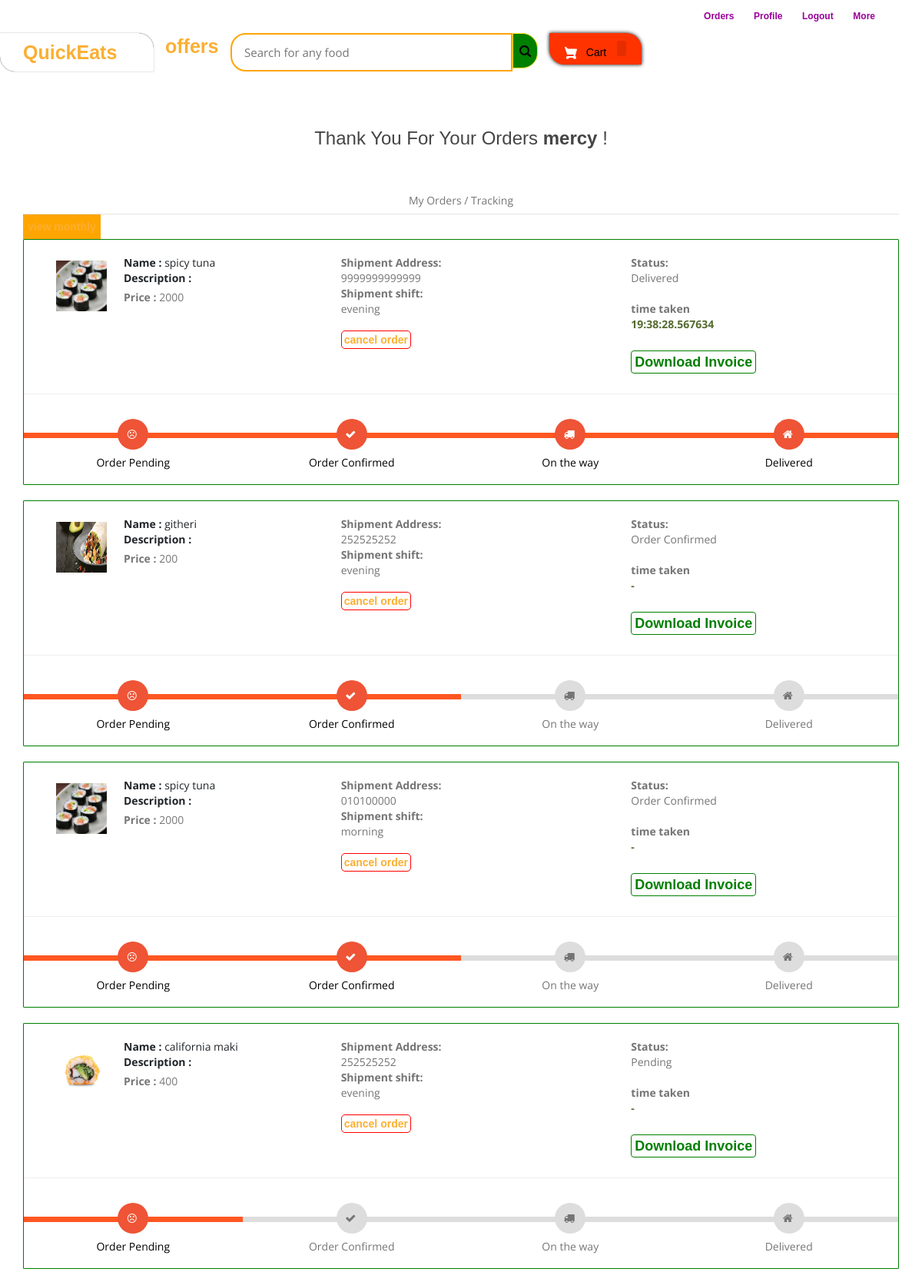
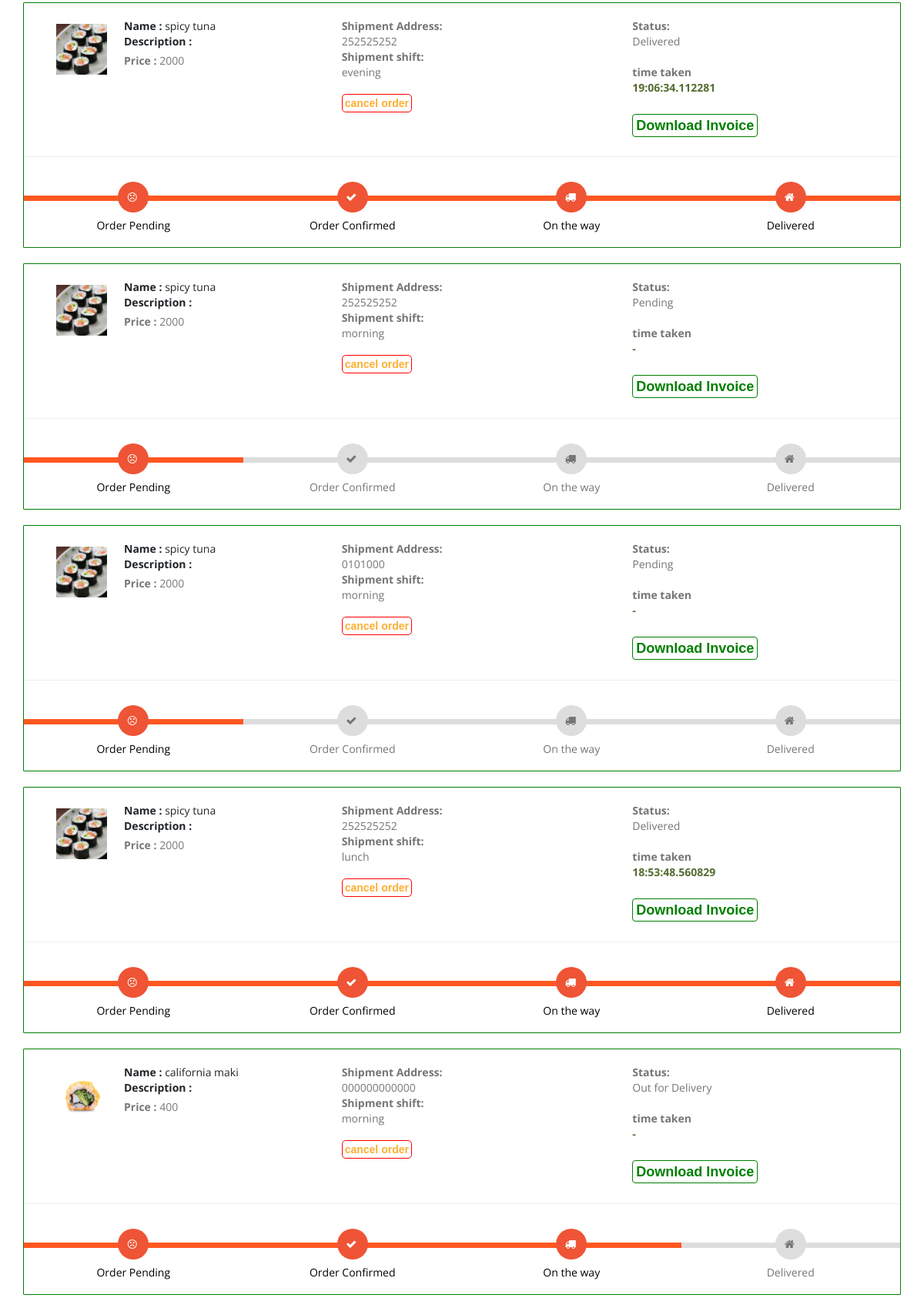
The page /my-order (signed in, upper part) on the database its author committed (2 pictures, top to bottom).
### onlfoods/models.py (models this page shows, shortened)
class Food(models.Model):
	f_price = models.PositiveIntegerField()
	f_name = models.CharField(max_length=20)
	image = models.ImageField(upload_to='food',null=True,blank=True)
	f_desc = models.CharField(max_length=50)

class Orders(models.Model):
	customer = models.ForeignKey(Customer,on_delete=models.CASCADE)
	date_ordered = models.DateTimeField(auto_now_add=True)
	expected_time = models.DateTimeField()
	food = models.ForeignKey('Food',on_delete=models.CASCADE)
	status=models.CharField(max_length=50,null=True,choices=STATUS )
	address = models.CharField(max_length=500,null=True)
	shifts =(
        ('morning','morning'),
        ('lunch','lunch'),
        ('evening','evening'),
    )
	shift = models.CharField(max_length=20,default="lunch",choices=shifts)
	delivered_time = models.DateTimeField(null=True,blank=True)

### onlfoods/views.py (the view)
# urls.py: path('my-order', views.my_order_view,name='my-order'),
@login_required(login_url='customerlogin')
@user_passes_test(is_customer)
def my_order_view(request):
    customer=models.Customer.objects.get(user_id=request.user.id)
    orders=models.Orders.objects.all().filter(customer_id = customer)
    ordered_products=[]
    time = []
    for order in orders:
        if order.delivered_time:
            delta = order.delivered_time - order.date_ordered
            time.append(str(delta))
        else:
            delta ="-"
            time.append(delta)
        ordered_product=models.Food.objects.all().filter(id=order.food.id)
        ordered_products.append(ordered_product)
    return render(request,'my_order.html',{'data':zip(ordered_products,orders,time),'time':time})

### onlfoods/views.py (called while the page is built)
def is_customer(user):
    return user.groups.filter(name='CUSTOMER').exists()

### templates/my_order.html (shortened to what this page needs)
{% extends 'customer_base.html' %}
{% load static %}
{% block content %}
<br>
<h3 style="text-align:center;">Thank You For Your Orders  <strong>{{request.user}}</strong> !</h3> <br><br>
<div class="container">
    <header class="card-header" style="text-align:center;"> My Orders / Tracking </header>
    <a href="monthly-order" class="monthly">view monthly</a>
    {% for products,order,time in data %}
    <article class="card">
        <div class="card-body">
            <ul class="row" style="margin-left:20px;margin-top:20px;">
                <li class="col-md-4">
                  <figure class="itemside mb-3">
                    {%for product in products%}
                      <div class="aside"><img src={{product.image.url}} class="img-sm border"></div>
                      <figcaption class="info align-self-center">
                          <p class="title"><strong>Name : </strong>{{product.f_name}} <br> <strong>Description : </strong>{{product.desc}}</p> <span class="text-muted"><strong>Price : </strong>{{product.f_price}} </span>
                      </figcaption>
                  </figure>
                </li>
                <li class="col-md-4">
                    <div class="col"> <strong>Shipment Address:</strong> <br> {{order.address}}</div>
                    <div class="col"> <strong>Shipment shift:</strong> <br> {{order.shift}}</div><br>
                    <a href="{% url 'cancel_order' order.id%}" class="cancel">cancel order</a>
                </li>
                <li class="col-md-4">
                    <div class="col"> <strong>Status:</strong> <br> {{order.status}} </div> <br>
                    <div class="col"> <strong>time taken</strong> <br> <strong style="color: darkolivegreen;">{{ time }} </strong></div><br>
                    <h4><a class="download" href="{% url 'download-invoice' order.id product.id  %}" target="_blank">Download Invoice</a></h4>
                </li>
                {%endfor%}
            </ul>
            <hr>
            <div class="track">
                {%if order.status == 'Pending' %}
                <div class="step active"> <span class="icon"> <i style="padding-top:13px; padding-right:3px;" class="fa fa-frown-o"></i> </span> <span class="text">Order Pending</span> </div>
                <div class="step "> <span class="icon"> <i style="padding-top:13px; padding-right:3px;" class="fa fa-check"></i> </span> <span class="text"> Order Confirmed</span> </div>
                <div class="step "> <span class="icon"> <i style="padding-top:13px; padding-right:3px;" class="fa fa-truck"></i> </span> <span class="text"> On the way </span> </div>
                <div class="step "> <span class="icon"> <i style="padding-top:13px; padding-right:3px;" class="fa fa-home"></i> </span> <span class="text">Delivered</span> </div>
                {%elif order.status == 'Order Confirmed' %}
                <div class="step active"> <span class="icon"> <i style="padding-top:13px; padding-right:3px;" class="fa fa-frown-o"></i> </span> <span class="text">Order Pending</span> </div>
                <div class="step active"> <span class="icon"> <i style="padding-top:13px; padding-right:3px;" class="fa fa-check"></i> </span> <span class="text"> Order Confirmed</span> </div>
                <div class="step "> <span class="icon"> <i style="padding-top:13px; padding-right:3px;" class="fa fa-truck"></i> </span> <span class="text"> On the way </span> </div>
                <div class="step "> <span class="icon"> <i style="padding-top:13px; padding-right:3px;" class="fa fa-home"></i> </span> <span class="text">Delivered</span> </div>
                {%elif order.status == 'Out for Delivery'%}
                <div class="step active"> <span class="icon"> <i style="padding-top:13px; padding-right:3px;" class="fa fa-frown-o"></i> </span> <span class="text">Order Pending</span> </div>
                <div class="step active"> <span class="icon"> <i style="padding-top:13px; padding-right:3px;" class="fa fa-check"></i> </span> <span class="text"> Order Confirmed</span> </div>
                <div class="step active"> <span class="icon"> <i style="padding-top:13px; padding-right:3px;" class="fa fa-truck"></i> </span> <span class="text"> On the way </span> </div>
                <div class="step "> <span class="icon"> <i style="padding-top:13px; padding-right:3px;" class="fa fa-home"></i> </span> <span class="text">Delivered</span> </div>
                {%else%}
                <div class="step active"> <span class="icon"> <i style="padding-top:13px; padding-right:3px;" class="fa fa-frown-o"></i> </span> <span class="text">Order Pending</span> </div>
                <div class="step active"> <span class="icon"> <i style="padding-top:13px; padding-right:3px;" class="fa fa-check"></i> </span> <span class="text"> Order Confirmed</span> </div>
                <div class="step active"> <span class="icon"> <i style="padding-top:13px; padding-right:3px;" class="fa fa-truck"></i> </span> <span class="text"> On the way </span> </div>
                <div class="step active"> <span class="icon"> <i style="padding-top:13px; padding-right:3px;" class="fa fa-home"></i> </span> <span class="text">Delivered</span> </div>
                {%endif%}
            </div>
        </div>
    </article><br>
    {%endfor%}
</div>
<br><br><br><br><br>
{% endblock content %}

### static/css/style.css (style rules this page uses)
body { color: #757575; background: #ffffff; font-family: 'open sans', sans-serif; }
h1, h2, h3, h4, h5, h6 { color: #454545; font-family: 'Nunito', sans-serif; }
a { font-family: 'Nunito', sans-serif; font-weight: 600; color: #fbaf32; transition: .3s; }

### templates/customer_base.html (style rules this page uses)
body { background-color: none; margin: 0; padding: 0; }

### templates/customer_navbar.html (style rules this page uses)
body { background-color: none; }

### templates/my_order.html (style rules this page uses)
body { background-color: none; font-family: 'Open Sans', serif }
.container { margin-top: 0px; margin-bottom: 0px }
.card { position: relative; display: -webkit-box; display: -ms-flexbox; display: flex; -webkit-box-orient: vertical; -webkit-box-direction: normal; -ms-flex-direction: column; flex-direction: column; min-width: 0; word-wrap: break-word; background-color: #fff; background-clip: border-box; border: 1px solid rgba(0, 0, 0, 0.1); border-radius: 0.10rem }
.card-header:first-child { border-radius: calc(0.37rem - 1px) calc(0.37rem - 1px) 0 0 }
.card-header { padding: 0.75rem 1.25rem; margin-bottom: 0; background-color: #fff; border-bottom: 1px solid rgba(0, 0, 0, 0.1) }
.track { position: relative; background-color: #ddd; height: 7px; display: -webkit-box; display: -ms-flexbox; display: flex; margin-bottom: 60px; margin-top: 50px }
.track .step { -webkit-box-flex: 1; -ms-flex-positive: 1; flex-grow: 1; width: 25%; margin-top: -18px; text-align: center; position: relative }
.track .step.active:before { background: #FF5722 }
.track .step::before { height: 7px; position: absolute; content: ""; width: 100%; left: 0; top: 18px }
.track .step.active .icon { background: #ee5435; color: #fff }
.track .icon { display: inline-block; width: 40px; height: 40px; line-height: 40px; position: relative; border-radius: 100%; background: #ddd }
.track .step.active .text { font-weight: 400; color: #000 }
.track .text { display: block; margin-top: 7px }
.itemside { position: relative; display: -webkit-box; display: -ms-flexbox; display: flex; width: 100% }
.itemside .aside { position: relative; -ms-flex-negative: 0; flex-shrink: 0 }
.img-sm { width: 80px; height: 80px; padding: 7px }
ul.row, ul.row-sm { list-style: none; padding: 0 }
.itemside .info { padding-left: 15px; padding-right: 7px }
.itemside .title { display: block; margin-bottom: 5px; color: #212529 }
p { margin-top: 0; margin-bottom: 1rem }
.card { border: 1px solid green; }
.download { border: 1px solid green; padding: 4px; border-radius: 4px; text-decoration: none; transition: 1s; color: green; }
.cancel { transition: 1s; padding: 3px; border: 1px solid red; text-decoration: none; border-radius: 5px; }
.monthly { cursor: pointer; background-color: orange; padding: 6px; display: inline-block; position: relative; text-decoration: none; transition: 0.5s; }

### rows shown on the page
Orders: address "9999999999999", shift "evening", status "Delivered", shows "Order Pending"
Food: image (picture), f_name "spicy tuna", f_price "2000", time "19:38:28.567634", time "-", time "19:06:34.112281", time "18:53:48.560829"
Orders: address "252525252", shift "evening", status "Order Confirmed", shows "Order Pending"
Food: image (picture), f_name "githeri", f_price "200", time "-"
Orders: address "010100000", shift "morning", status "Order Confirmed", shows "Order Pending"
Orders: address "252525252", shift "evening", status "Pending", shows "Order Pending"
Food: image (picture), f_name "california maki", f_price "400", time "-"
Orders: address "252525252", shift "evening", status "Delivered", shows "Order Pending"
Orders: address "252525252", shift "morning", status "Pending", shows "Order Pending"
Orders: address "0101000", shift "morning", status "Pending", shows "Order Pending"
Orders: address "252525252", shift "lunch", status "Delivered", shows "Order Pending"
Orders: address "000000000000", shift "morning", status "Out for Delivery", shows "Order Pending"

### other values the page prints
{{ request.user }} "mercy"
